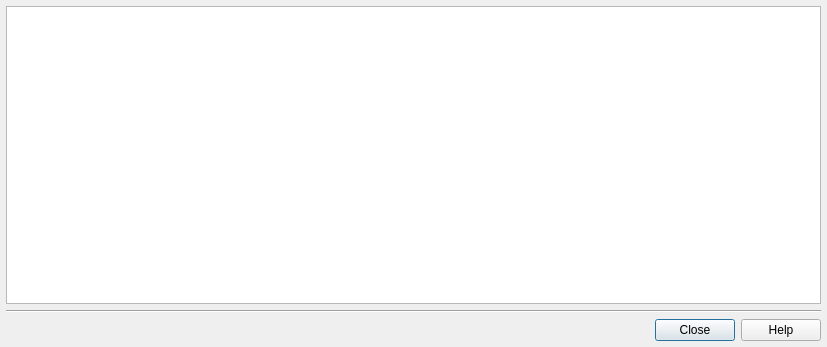
<ui version="4.0" >
 <author>Pere Constans</author>
 <class>c2bLogWidget</class>
 <widget class="QDialog" name="c2bLogWidget" >
  <property name="geometry" >
   <rect>
    <x>0</x>
    <y>0</y>
    <width>827</width>
    <height>347</height>
   </rect>
  </property>
  <property name="windowTitle" >
   <string>Process Log - cb2Bib</string>
  </property>
  <layout class="QGridLayout" >
   <property name="margin" >
    <number>6</number>
   </property>
   <property name="spacing" >
    <number>6</number>
   </property>
   <item row="0" column="0" >
    <widget class="QPlainTextEdit" name="Log" >
     <property name="frameShape" >
      <enum>QFrame::StyledPanel</enum>
     </property>
     <property name="frameShadow" >
      <enum>QFrame::Raised</enum>
     </property>
     <property name="readOnly" >
      <bool>true</bool>
     </property>
    </widget>
   </item>
   <item row="1" column="0" >
    <widget class="Line" name="line" >
     <property name="frameShape" >
      <enum>QFrame::HLine</enum>
     </property>
     <property name="frameShadow" >
      <enum>QFrame::Sunken</enum>
     </property>
     <property name="orientation" >
      <enum>Qt::Horizontal</enum>
     </property>
    </widget>
   </item>
   <item row="2" column="0" >
    <widget class="QDialogButtonBox" name="buttonBox" >
     <property name="orientation" >
      <enum>Qt::Horizontal</enum>
     </property>
     <property name="standardButtons" >
      <set>QDialogButtonBox::Close|QDialogButtonBox::Help</set>
     </property>
    </widget>
   </item>
  </layout>
 </widget>
 <layoutdefault spacing="6" margin="11" />
 <tabstops>
  <tabstop>Log</tabstop>
 </tabstops>
 <resources/>
 <connections>
  <connection>
   <sender>buttonBox</sender>
   <signal>rejected()</signal>
   <receiver>c2bLogWidget</receiver>
   <slot>reject()</slot>
   <hints>
    <hint type="sourcelabel" >
     <x>797</x>
     <y>330</y>
    </hint>
    <hint type="destinationlabel" >
     <x>830</x>
     <y>305</y>
    </hint>
   </hints>
  </connection>
 </connections>
</ui>
